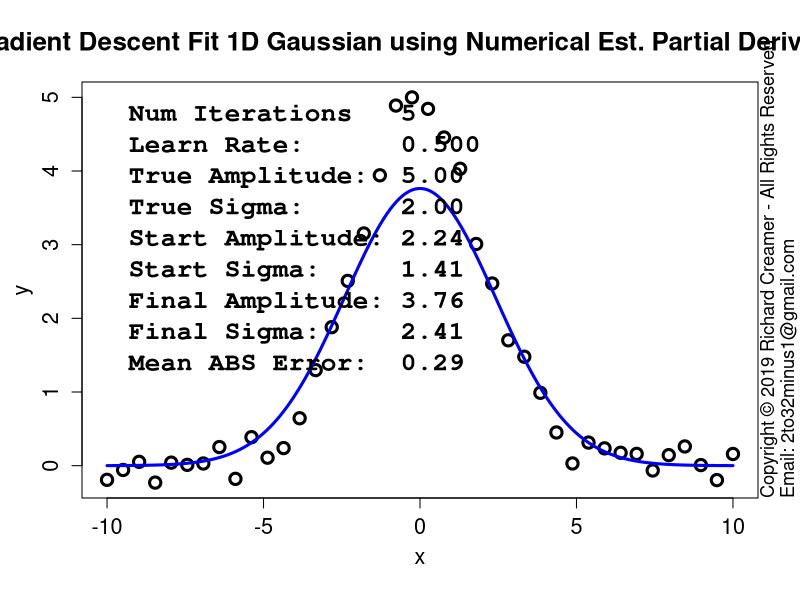

Write the R code that produced this figure.
##############################################################
### Copyright (c) Richard Creamer 2019 - All Rights Reserved
### Inquiries: email 2to32minus1@gmail.com
##############################################################

### Globals
fontScale = 1.2    # Global font size variable
lf        = 1.2    # Enlarge font of plot labels
verbose   = FALSE  # Verbose printing
lw        = 2      # Line width
xMargin   = 1      # X-axis margin for plots
yMargin   = 1      # Y-axis margin for plots
de        = 0.01   # Small constant for estimating derivatives numerically
smlPts    = 1      # Small  data point/circle
medPts    = 1.5    # Medium data point/circle
lrgPts    = 2.0    # Large  data point/circle

### Run this function to generate this plot
runFunc = function() {
	dw = 1000
	dh = 750	
	path = "D:/Code/R/LeastSquaresPlay/PlotsAndAssocCode/Plot17/"
	gd = makeGaussianTestData()
	savePngVerbose( paste(path, "Plot17.png", sep=""), 
					fitGauss1d, w=1280, h=dh, un="px", nIter=5, numDerivs=TRUE, gd=gd )
}

### Nonlinear least-squares gradient-descent curve fitting for Gaussian
fitGauss1d = function( learnRate = 0.5, nIter=100, nPts=40, drawPointLines=FALSE, doPlot=TRUE, numDerivs=FALSE, plotContours=FALSE, gd=NULL ) {
	set.seed( 3 )
	a = s = x = y = guesses = NULL
	if ( is.null( gd ) )
		gd = makeGaussianTestData()
	a = gd$trueAmpl
	s = gd$trueSigma
	trueAmpl = gd$trueAmpl
	trueSigma = gd$trueSigma
	x = gd$x
	y = gd$y
	nPts=gd$nPts
	guesses = gd$guesses
	aEst = guesses$a
	sEst = guesses$s
	da = 0
	ds = 0
	amplLegs = c( aEst )
	sigmaLegs = c( sEst )
	if ( nIter > 0 ) {
		# Basic implementation of Gradient Descent
		for ( i in 1:nIter ) {
			da = if ( numDerivs ) gaussDeDaNum( x, y, aEst, sEst ) else gaussDeDa( x, y, aEst, sEst )
			ds = if ( numDerivs ) gaussDeDsNum( x, y, aEst, sEst ) else gaussDeDs( x, y, aEst, sEst )
			aEst = aEst - learnRate * da
			sEst = sEst - learnRate * ds
			amplLegs[ length(amplLegs) + 1 ] = aEst
			sigmaLegs[ length(sigmaLegs) + 1 ] = sEst
			if ( verbose )
				print( sprintf( "Mean ABS fit error: %f\n", meanGaussAbsErr( x, y, aEst, sEst ) ) )
		}
	}
	finalMeanAbsFitError = meanGaussAbsErr( x, y, aEst, sEst )
	if ( doPlot) {
		plotTitle = "Gradient Descent Fit 1D Gaussian using Analytic Partial Derivatives"
		if ( numDerivs )
			plotTitle = "Gradient Descent Fit 1D Gaussian using Numerical Est. Partial Derivatives"
		plot( x, y, cex.lab=lf, xlab="", ylab="", main=plotTitle, cex=medPts, lwd=lw+1, cex.main=1.3*fontScale, cex.axis=1.3 )
		addAxisLabels()	
		predX = seq( x[1], x[length(x)], length.out=200 )
		predY = gauss1dFunc( predX, aEst, sEst )
		lines( predX, predY, col="blue", lwd=lw+1 )
		if ( drawPointLines )
			segments( x, y, x, gauss1dFunc( x, aEst, sEst ), col = "red" )
		legText = c()		
		legText[length(legText)+1] = sprintf( "Num Iterations   %d", nIter )
		legText[length(legText)+1] = sprintf( "Learn Rate:      %.3f", learnRate )
		legText[length(legText)+1] = sprintf( "True Amplitude:  %.2f", a )
		legText[length(legText)+1] = sprintf( "True Sigma:      %.2f", s )
		legText[length(legText)+1] = sprintf( "Start Amplitude: %.2f", guesses$a )
		legText[length(legText)+1] = sprintf( "Start Sigma:     %.2f", guesses$s )
		legText[length(legText)+1] = sprintf( "Final Amplitude: %.2f", aEst )
		legText[length(legText)+1] = sprintf( "Final Sigma:     %.2f", sEst )
		legText[length(legText)+1] = sprintf( "Mean ABS Error:  %.2f", meanGaussAbsErr( x, y, aEst, sEst ) )
		legLtys = seq( from=0, to=0, length=length(legText) )
		parSave = par( family="mono", font=2 )		
		legend( "topleft", inset=c(0,0), legend=legText, lty=legLtys, box.col="transparent", cex=1.3*fontScale, bg="transparent" )
		par( parSave )
	}
	if ( plotContours ) {
		plotGaussErrorContours( gd=gd )
		lines( amplLegs, sigmaLegs, col="red", lwd=lw )
	}
	return( list( x=x, y=y, a=aEst, s=sEst, meanAbsFitError=finalMeanAbsFitError, amplLegs=amplLegs, sigmaLegs=sigmaLegs, lr=learnRate ) )
}

### Shared use case Gaussian data set generator used by several cooperating functions
makeGaussianTestData = function( trueAmpl=5, trueSigma=2, aGuess=sqrt(trueAmpl), sGuess=sqrt(trueSigma), nPts=40 ) {
	set.seed( 3 )
	x = seq( -5*trueSigma, 5*trueSigma, length=nPts )
	y = gauss1dFunc( x, trueAmpl, trueSigma ) + rnorm( length(x), sd=0.2 )
	guesses = list( a=aGuess, s=sGuess )
	tuple = list( trueAmpl=trueAmpl, trueSigma=trueSigma, x=x, y=y, nPts=nPts, guesses=guesses )
	return( tuple )
}

### Compute mean SSD Gaussian cost function over a grid of Amplitude and Sigma values
### Note: returned matrix may need to be transposed for some functions such as contour()
### TODO: Try to use outer()
getGaussErrorGrid = function( errorFunc, ampls, sigmas, x, y ) {
	nr = length( sigmas )
	nc = length( ampls )
	z = matrix( nrow=nr, ncol=nc )	
	for ( row in 1:nr ) {     # loop over y-coordinates (sigma)
		sigma = sigmas[row]
		for ( col in 1:nc ) { # loop over x-coordinates (amplitude)
			ampl = ampls[col]
			z[row, col] = errorFunc( x, y, a=ampl, sigma=sigma )
		}
	}
	return( z )
}

### 2D plot error contours for range of Amplitude and Sigma values
### Amplitude maps to x-axis, Sigma maps to y-axis
plotGaussErrorContours = function( nLevels=30, customTitle="", drawGradVecs=FALSE, normGradVecs=TRUE, gd=NULL ) {
	set.seed( 3 )
	if ( is.null( gd ) )
		gd = makeGaussianTestData()
	a = gd$trueAmpl
	s = gd$trueSigma
	x = gd$x
	y = gd$y
	minAmpl  = a * 0.1;	maxAmpl  = a * 1.7
	minSigma = s * 0.1;	maxSigma = s * 1.7
	# Adjust ranges so plot is square
	deltaA = maxAmpl - minAmpl
	deltaS = maxSigma - minSigma
	maxDelta = if ( deltaA > deltaS ) deltaA else deltaS
	if ( deltaA > deltaS ) {
		maxSigma = minSigma + maxDelta
	} else {
		maxAmpl = minAmpl + maxDelta
	}
	nr = 200
	nc = 200
	ampls = seq( minAmpl, maxAmpl, length.out=nc )
	sigmas = seq( minSigma, maxSigma, length.out=nr )
	z = getGaussErrorGrid( meanGaussSsdErr, ampls, sigmas, x, y )
	xLim1 = minAmpl
	xLim2 = maxAmpl
	yLim1 = minSigma
	yLim2 = maxSigma
	plotTitle = ""
	if ( !drawGradVecs ) {
		plotTitle = sprintf( "1D Gaussian Cost Function Contours\nTrue Model: Amplitude = %.1f  Sigma = %.1f (noise added)", a, s )
	} else if ( normGradVecs ) {
		plotTitle = sprintf( "1D Gaussian Cost Function Contours w/Gradient (Unit) Vectors\nTrue Model: Amplitude = %.1f  Sigma = %.1f (noise added)", a, s )
	} else {
		plotTitle = sprintf( "1D Gaussian Cost Function Contours w/Gradient Vectors\nTrue Model: Amplitude = %.1f  Sigma = %.1f (noise added)", a, s )
	}
	if ( customTitle != "" )
		plotTitle = customTitle
	xform = contour( ampls, sigmas, t(z), axes=FALSE, cex.lab=lf, main=plotTitle, asp=1.0,
					 xlab="", ylab="", labcex=1.2, nlevels=nLevels, cex.main=1.3*fontScale, cex.axis=1.3 )
	xAxisMin = ceiling( gpl()$xLim[1] )
	xAxisMax = floor( gpl()$xLim[2] )
	yAxisMin = ceiling( gpl()$yLim[1] )
	yAxisMax = floor( gpl()$yLim[2] )
	axis( side=1, at=xAxisMin:xAxisMax, cex.axis=1.3 )
	axis( side=2, at=yAxisMin:yAxisMax, cex.axis=1.3 )
	addAxisLabels( xLabel="Amplitude", yLabel="Sigma" )
	box()
	xLimits = axisLimits( x )
	yLimits = axisLimits( y )
	lines( c(-1,12), c( s, s ), col="blue", lwd=lw )
	lines( c( a, a), c(-1,10), col="blue", lwd=lw )
	if ( drawGradVecs ) {
		gradPtsX1 = c()
		gradPtsY1 = c()
		gradPtsX2 = c()
		gradPtsY2 = c()
		gridSize=13
		for ( sigma in seq( from=sigmas[2], to=sigmas[length(sigmas)-1], length=gridSize ) ) {
			for ( ampl in seq( from=ampls[2], to=ampls[length(ampls)-1], length=gridSize ) ) {
				gradPtsX1[length(gradPtsX1)+1] = ampl
				gradPtsY1[length(gradPtsY1)+1] = sigma
				da = gaussDeDa( x, y, ampl, sigma )
				ds = gaussDeDs( x, y, ampl, sigma )
				mag = sqrt( da*da + ds*ds )
				if ( normGradVecs ) {
					da = da/mag/4 # hard-coded case-specific scale factor, unit vecs a bit too long for plot
					ds = ds/mag/4
				} else {
					da = da * 0.22 # hard-coded case-specific scale factor
					ds = ds * 0.22
				}
				gradPtsX2[length(gradPtsX2)+1] = ampl  - da
				gradPtsY2[length(gradPtsY2)+1] = sigma - ds
			}
		}
		points( gradPtsX1, gradPtsY1, col="blue", lwd=lw )
		arrows( gradPtsX1, gradPtsY1, gradPtsX2, gradPtsY2, col="blue", lwd=lw, cex=medPts, angle=15, length=0.125 )
	}
}

### Gaussian error/cost function - SSD
meanGaussSsdErr = function( x, y, a, sigma ) {
	return( (1/length(x)) * sum( (gauss1dFunc( x, a, sigma ) - y)^2 ) )
}

### Gaussian error/cost function - abs() of line lengths (not squared)
meanGaussAbsErr = function( x, y, a, sigma ) {
	return( (1/length(x)) * sum( abs(gauss1dFunc( x, a, sigma ) - y) ) )
}

### Analytical/exact partial derivative of error/cost function wrt Amplitude
gaussDeDa = function( x, y, a, sigma ) {
	term1 = sum( gauss1dFunc(x, a, sigma) * exp( -0.5 * (x/sigma)^2) )
	term2 = sum( y * exp( -0.5 * (x/sigma)^2) )
	return( 2 * ( term1 - term2 )/length(x) )
}

### Numerical estimation of partial derivative of error/cost function wrt Amplitude
gaussDeDaNum = function( x, y, a, sigma ) {
	e1 = meanGaussSsdErr( x, y, a, sigma )
	e2 = meanGaussSsdErr( x, y, a + de, sigma )
	return( (e2 - e1)/de )
}

### Analytical/exact partial derivative of error/cost function wrt Sigma
gaussDeDs = function( x, y, a, sigma ) {
	v = 2*a/sigma^3
	term1 = sum( gauss1dFunc(x, a, sigma) * x^2 * exp( -0.5 * (x/sigma)^2) )
	term2 = sum( x^2 * y * exp( -0.5 * (x/sigma)^2) )
	return( v * ( term1 - term2 )/length(x) )
}

### Numerical estimation of partial derivative of error/cost function wrt Sigma
gaussDeDsNum = function( x, y, a, sigma ) {
	e1 = meanGaussSsdErr( x, y, a, sigma )
	e2 = meanGaussSsdErr( x, y, a, sigma + de )
	return( (e2 - e1)/de )
}

### 1D Gaussian
gauss1dFunc = function( x, a, sigma ) {
	return( a * exp( -0.5 * (x/sigma)^2 ) )
}

### Shared use case Gaussian data set generator used by several cooperating functions
makeGaussianTestData = function( trueAmpl=5, trueSigma=2, aGuess=sqrt(trueAmpl), sGuess=sqrt(trueSigma), nPts=40 ) {
	set.seed( 3 )
	x = seq( -5*trueSigma, 5*trueSigma, length=nPts )
	y = gauss1dFunc( x, trueAmpl, trueSigma ) + rnorm( length(x), sd=0.2 )
	guesses = list( a=aGuess, s=sGuess )
	tuple = list( trueAmpl=trueAmpl, trueSigma=trueSigma, x=x, y=y, nPts=nPts, guesses=guesses )
	return( tuple )
}

### Convience method to add x/y axis labels
addAxisLabels = function( xLabel="x", yLabel="y", cexVal=1.3 ) {
	mtext( text=xLabel, side=1, line=2.5, cex=cexVal )
	mtext( text=yLabel, side=2, line=2.5, cex=cexVal )
}

### Save to PNG file, specify width and height
savePngVerbose = function( path, plotFunc, w=512, h=512, un="px", doCopyright=TRUE, ... ) {
	png( filename = path, type="cairo", units=un, width=w, height=h, pointsize=12, res=96 )
	plotFunc( ... )
	if ( doCopyright )
		addCopyright()
	dev.off()
}

### Add copyright notice to plot via text()
addCopyright = function() {
	mtext( "Copyright \uA9 2019 Richard Creamer - All Rights Reserved", side=4, line=0, adj=0, cex=1.1 )
	mtext( "Email: 2to32minus1@gmail.com", side=4, line=1, adj=0, cex=1.1 )
}

runFunc()
